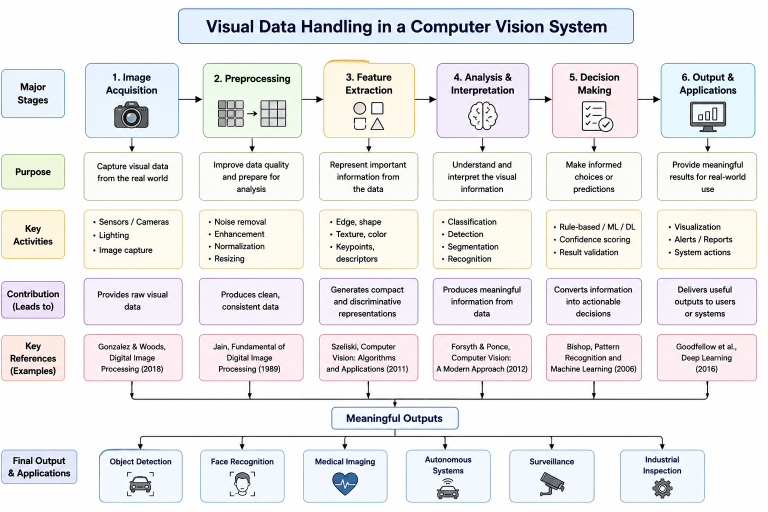
#> input picture C01/AT2/Q02/at2 q2.png, 1536 x 1024 px, given in place of Screenshot 2026-07-17 094656.png, which was not available (shown at 1/2 size)
$ python exp_13.py
#> lines starting #> are read from the running program, lines starting #| are printed output that depends on the picture; pictures that were not available may be replaced by others from this repository, and a replacement may not be noted
# -*- coding: utf-8 -*-
"""exp-13

Automatically generated by Colab.

Original file is located at
    https://colab.research.google.com/drive/1U21l0Uh8unUwvN2fnXzhNjm0l0NGqdvl
"""

from google.colab import files
uploaded = files.upload()
#> the answer given: at2 q2.png

import cv2
import numpy as np
import matplotlib.pyplot as plt

# Use the recently uploaded image
image_path = 'Screenshot 2026-07-17 094656.png'

img = cv2.imread(image_path)
#> img is the input picture: shape (1024, 1536, 3); mean B, G, R 235.4, 234.4, 234.8

if img is None:
    print(f"Error: Could not load image from {image_path}. Please make sure the file exists and is accessible.")
else:
    rows, cols = img.shape[:2]
#> rows = 1024; cols = 1536

    # Define the ROI points from the original problem (adjusting based on typical image dimensions)
    # The roi_points should be 4 points from the source image that define the region to transform
    # The target_points define how these 4 points will map to the new image
    # For a typical image, roi_points should be within its bounds.
    # Let's assume the user wants to transform a rectangle within the image to a new trapezoidal shape.
    # For demonstration, let's pick 4 points that represent a central region of the image.
    # Original points for perspective transformation (assuming they are from the source image)
    roi_points = np.float32([[cols * 0.25, rows * 0.25], [cols * 0.75, rows * 0.25], [cols * 0.75, rows * 0.75], [cols * 0.25, rows * 0.75]])

    # Target points for perspective transformation (these define the shape after transformation)
    # These values were hardcoded to (400,600) output size which might not be ideal for arbitrary image sizes.
    # Let's make them relative or define a fixed output size if needed.
    # For simplicity, let's project the square ROI to a trapezoid within the same output dimension
    target_width = 400 # Example fixed width for output
    target_height = 600 # Example fixed height for output

    # Adjust target points to avoid creating overly large or small output based on the image size.
    # The original target_points were likely intended for a specific application where the output dimensions were fixed.
    # For a general example, let's map the roi_points to a full output image, or a specific region of it.
    # For now, let's map them to a new, smaller trapezoid within a hypothetical output space.
    target_points = np.float32([[0, 0], [target_width, 0], [target_width * 0.8, target_height], [target_width * 0.2, target_height]])

    # Get the perspective transformation matrix
    M = cv2.getPerspectiveTransform(roi_points, target_points)

    # Apply the perspective transformation
    # The output size should be chosen carefully. (target_width, target_height) is a common choice.
    perspective_img = cv2.warpPerspective(img, M, (target_width, target_height))
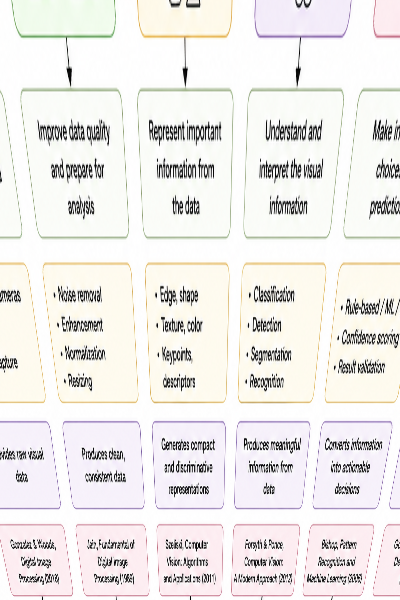
#> perspective_img: shape (600, 400, 3); mean B, G, R 232.4, 234.5, 237.2

    # Convert images from BGR to RGB for correct display with matplotlib
    img_rgb = cv2.cvtColor(img, cv2.COLOR_BGR2RGB)
    perspective_img_rgb = cv2.cvtColor(perspective_img, cv2.COLOR_BGR2RGB)

    # Display the original and transformed images using matplotlib
    plt.figure(figsize=(12, 6))

    plt.subplot(1, 2, 1)
    plt.imshow(img_rgb)
    plt.title('Original Image')
    plt.axis('off')

    plt.subplot(1, 2, 2)
    plt.imshow(perspective_img_rgb)
    plt.title('Perspective Transformed Image')
    plt.axis('off')

    plt.show()
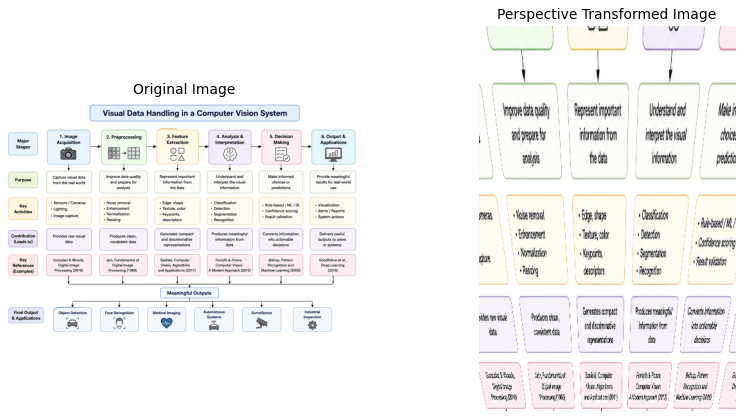
#> figure drawn by matplotlib, 2 panels

    # If you want to save the transformed image, you can use cv2.imwrite
    # cv2.imwrite('Perspective_Transformed_Image.jpg', perspective_img)

$ run again, on C01/AT2/Q03/at2 q3.png
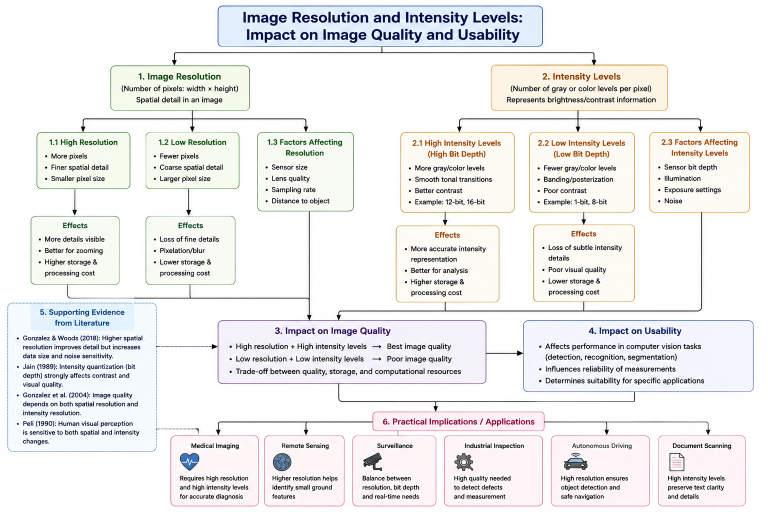
#> input picture C01/AT2/Q03/at2 q3.png, 1536 x 1024 px, given in place of Screenshot 2026-07-17 094656.png, which was not available (shown at 1/2 size)
#> img is the input picture: shape (1024, 1536, 3); mean B, G, R 237, 236.8, 237.5
#> `perspective_img = cv2.warpPerspective(img, M, (target_width, target_he..`:
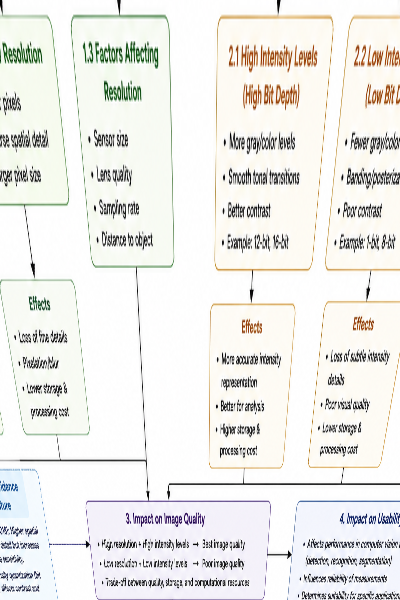
#> perspective_img: shape (600, 400, 3); mean B, G, R 232.7, 235.9, 236.3
#> `plt.show()`:
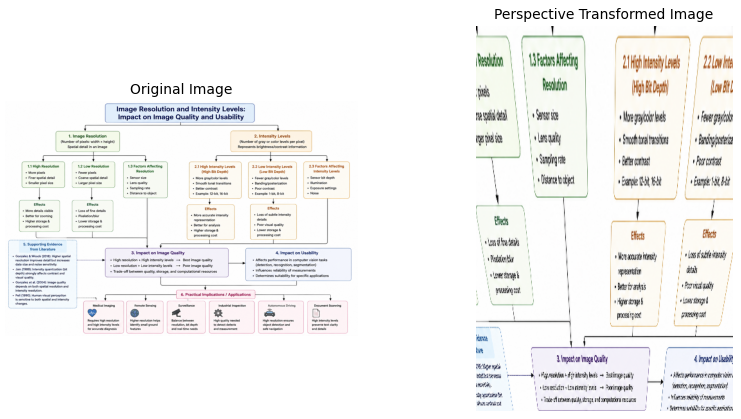
#> figure drawn by matplotlib, 2 panels
